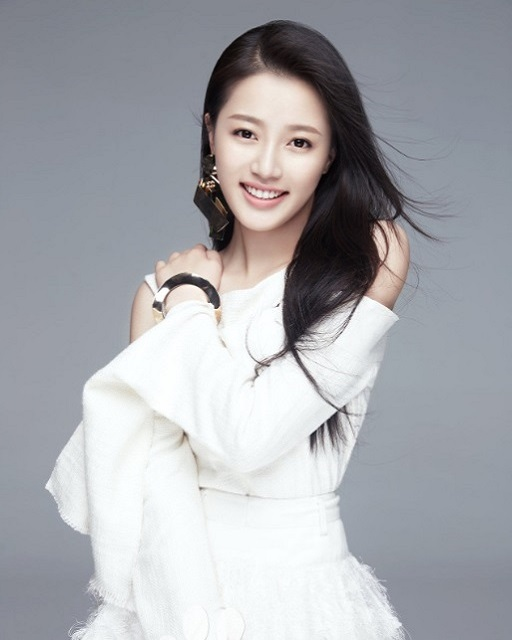
#> input picture opencv/learnOpencv/images/master.jpg, 512 x 640 px
$ python '119-利用图像分割进行背景替换.py'
#> lines starting #> are read from the running program, lines starting #| are printed output that depends on the picture; after the words box and inside, x2 and y2 are one past the last pixel; in counts of white or black regions, pixels touching at a corner belong together
"""
利用Grabcut图像分割进行背景替换
"""

import cv2 as cv
import numpy as np

src = cv.imread("../images/master.jpg")
#> src is the input picture: shape (640, 512, 3); mean B, G, R 173.5, 168.6, 167.3
h, w = src.shape[:2]
#> h = 640; w = 512
background = cv.imread("images/land.jpg")
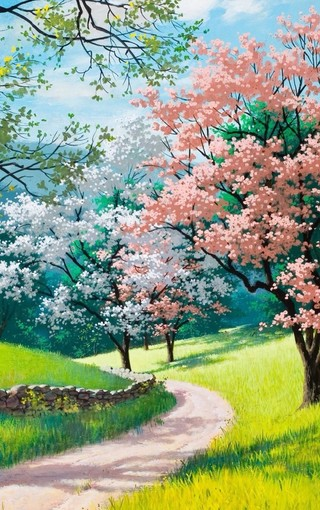
#> input picture opencv/learnOpencv/images/land.jpg, 320 x 510 px, found by its file name
#> background is the input picture: shape (510, 320, 3); mean B, G, R 132.2, 160.7, 145.8
background = cv.resize(background, (w, h))
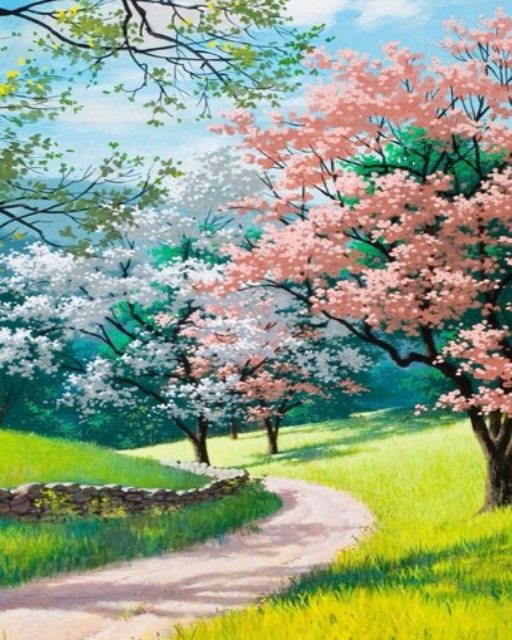
#> background: shape (640, 512, 3); mean B, G, R 132.1, 160.6, 145.7
cv.imshow("input", src)
cv.imshow("background", background)

# 分割，得到mask区域
h, w, ch = src.shape
#> ch = 3
mask = np.zeros(src.shape[:2], dtype=np.uint8)
rect = (53,12,w-100,h-12)
#> rect = (53, 12, 412, 628)
bgdmodel = np.zeros((1,65),np.float64)
fgdmodel = np.zeros((1,65),np.float64)
cv.grabCut(src,mask,rect,bgdmodel,fgdmodel,5,mode=cv.GC_INIT_WITH_RECT)
mask2 = np.where((mask==1) + (mask==3), 255, 0).astype('uint8')

# 高斯模糊
se = cv.getStructuringElement(cv.MORPH_RECT, (3, 3))
cv.dilate(mask2, se, mask2)
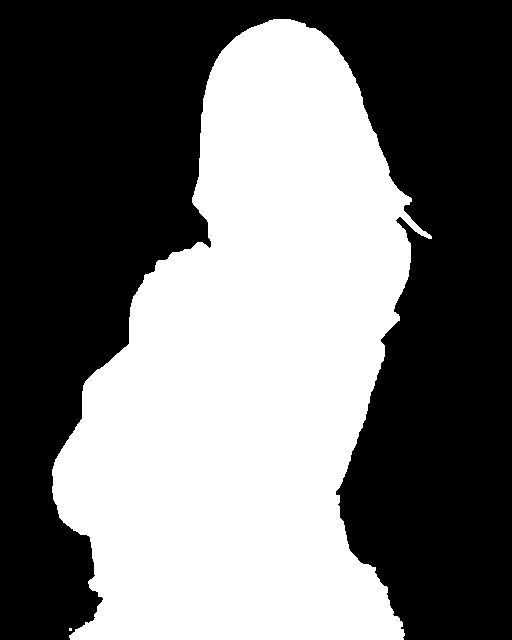
#> mask2: shape (640, 512); 45% white; 2 white regions (1 under 20 px), largest, box (x1, y1, x2, y2) and area: (52, 19, 432, 640) 147324
mask2 = cv.GaussianBlur(mask2, (5, 5), 0)
cv.imshow('background-mask',mask2)
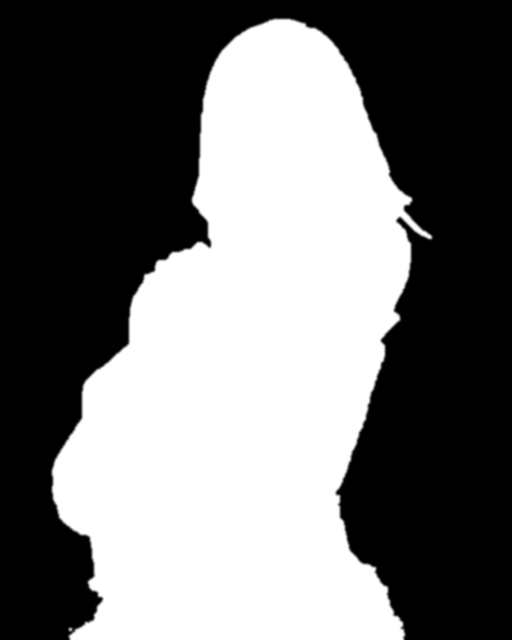
#> window 'background-mask': shape (640, 512); min 0, max 255, mean 114.7

# 虚化背景
background = cv.GaussianBlur(background, (0, 0), 15)
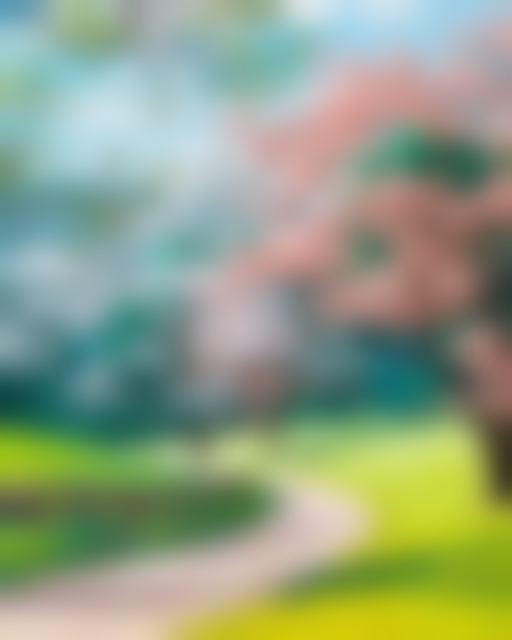
#> background: shape (640, 512, 3); mean B, G, R 132.1, 160.6, 145.7

# 混合图像
result = np.zeros((h, w, ch), dtype=np.uint8)
for row in range(h):
    for col in range(w):
        w1 = mask2[row, col] / 255.0
        b, g, r = src[row, col]
        b1,g1,r1 = background[row, col]
        b = (1.0-w1) * b1 + b * w1
        g = (1.0-w1) * g1 + g * w1
        r = (1.0-w1) * r1 + r * w1
        result[row, col] = (b, g, r)
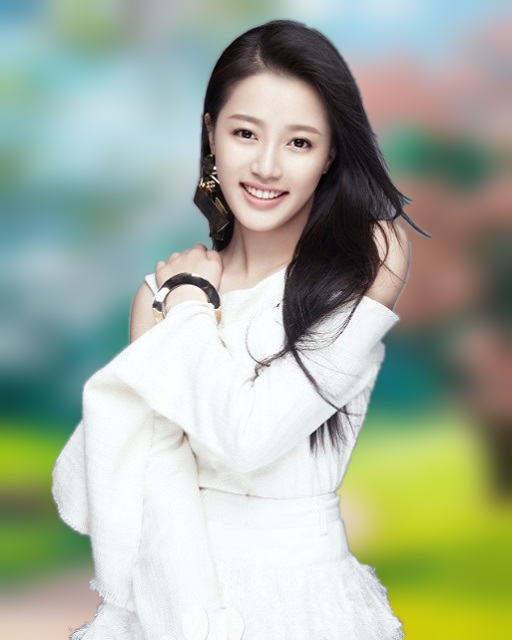
#> result: shape (640, 512, 3); mean B, G, R 158.8, 175.8, 166.2

cv.imshow("result", result)
cv.waitKey(0)
cv.destroyAllWindows()
